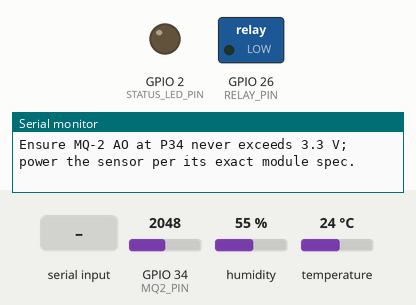
This program was run on a simulated ESP32. Parts: switched loads named in the program (green lamp = pin HIGH), output pins drawn as LEDs (lit = HIGH), the last lines printed to the serial monitor. Inputs (shaded band) come from the test bench; at power-on: GPIO 34 (MQ2_PIN) = 2048, humidity 55 %, temperature 24 °C (analog values on the 0–4095 scale).

Above: at 1.2 s.
1.3 s: "1\n" received over Serial
At 2.6 s:
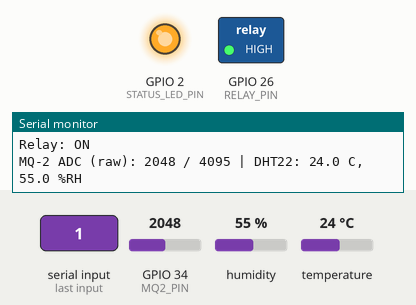
At 5.4 s:
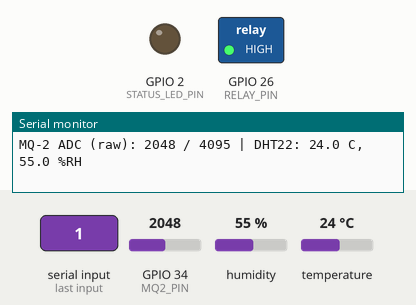
7.5 s: "0\n" received over Serial
At 11.2 s:
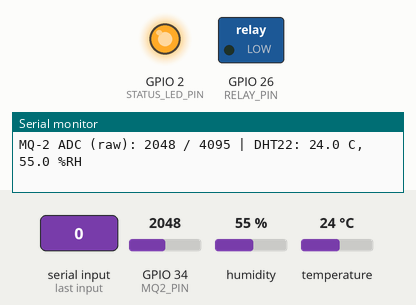
Timing chart, 0 to 21.5 s (numbered marks = the images above; inputs shaded):
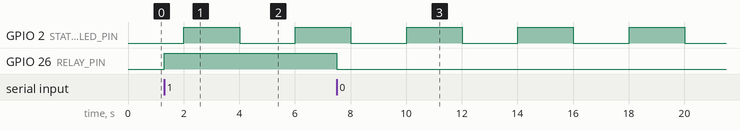

The program:

main.cpp
```cpp
/*
 * FleetMind bench test (no AWS credentials or Wi-Fi required).
 *
 * Serial monitor: 115200 baud. Commands: 1 = relay ON, 0 = relay OFF.
 * The relay starts OFF and is never triggered automatically by sensor values.
 */
#include <Arduino.h>
#include <DHTesp.h>

constexpr uint8_t MQ2_PIN = 34;
constexpr uint8_t DHT22_PIN = 4;
constexpr uint8_t RELAY_PIN = 26;
constexpr uint8_t STATUS_LED_PIN = 2;
constexpr bool RELAY_ACTIVE_HIGH = true; // Change to false for active-low relay modules.
constexpr uint32_t SAMPLE_INTERVAL_MS = 2000;

DHTesp dht;
uint32_t lastSampleMs = 0;

void setRelay(bool on) {
  const bool outputHigh = RELAY_ACTIVE_HIGH ? on : !on;
  digitalWrite(RELAY_PIN, outputHigh ? HIGH : LOW);
  Serial.printf("Relay: %s\n", on ? "ON" : "OFF");
}

void handleSerialCommands() {
  while (Serial.available() > 0) {
    const char command = static_cast<char>(Serial.read());
    if (command == '1') setRelay(true);
    else if (command == '0') setRelay(false);
    else if (command != '\r' && command != '\n' && command != ' ')
      Serial.println("Unknown command. Send 1 (relay ON) or 0 (relay OFF).");
  }
}

void printSensorReadings() {
  const int gasAdc = analogRead(MQ2_PIN);
  const TempAndHumidity reading = dht.getTempAndHumidity();
  const bool dhtValid = !isnan(reading.temperature) && !isnan(reading.humidity);

  Serial.printf("MQ-2 ADC (raw): %d / 4095 | ", gasAdc);
  if (dhtValid) {
    Serial.printf("DHT22: %.1f C, %.1f %%RH\n", reading.temperature, reading.humidity);
  } else {
    Serial.println("DHT22: read failed; check VCC, GND, DATA=P4, and pull-up.");
  }
}

void setup() {
  Serial.begin(115200);
  pinMode(STATUS_LED_PIN, OUTPUT);
  pinMode(RELAY_PIN, OUTPUT);
  setRelay(false); // Safe default; test relay manually with serial command 1.
  analogReadResolution(12);
  dht.setup(DHT22_PIN, DHTesp::DHT22);

  Serial.println("FleetMind hardware test ready (no AWS/Wi-Fi required).");
  Serial.println("Pins: MQ-2 AO=P34, DHT22 DATA=P4, relay IN=P26, onboard LED=P2.");
  Serial.println("Send 1 for relay ON or 0 for relay OFF. Relay remains OFF unless commanded.");
  Serial.println("MQ-2 value is raw ADC only; it is not a calibrated gas/PPM reading.");
  Serial.println("Ensure MQ-2 AO at P34 never exceeds 3.3 V; power the sensor per its exact module spec.");
}

void loop() {
  handleSerialCommands();

  const uint32_t now = millis();
  if (now - lastSampleMs >= SAMPLE_INTERVAL_MS) {
    lastSampleMs = now;
    printSensorReadings();
    digitalWrite(STATUS_LED_PIN, !digitalRead(STATUS_LED_PIN));
  }
}
```

Measured:
- after the input at 1.3 s, GPIO 26 (RELAY_PIN): LOW → HIGH at once
- after the input at 7.5 s, GPIO 26 (RELAY_PIN): HIGH → LOW at once
- by itself, GPIO 2 (STATUS_LED_PIN): alternates HIGH for 2.0 s and LOW for 2.0 s
